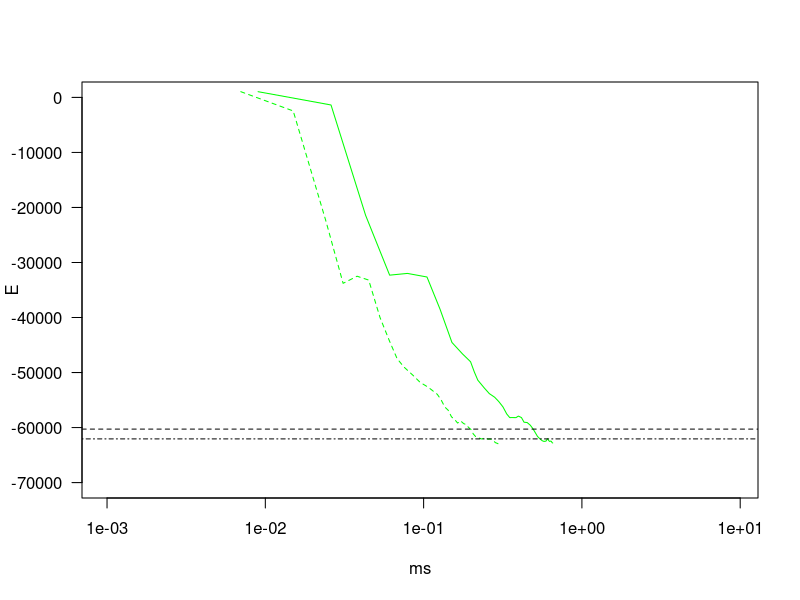
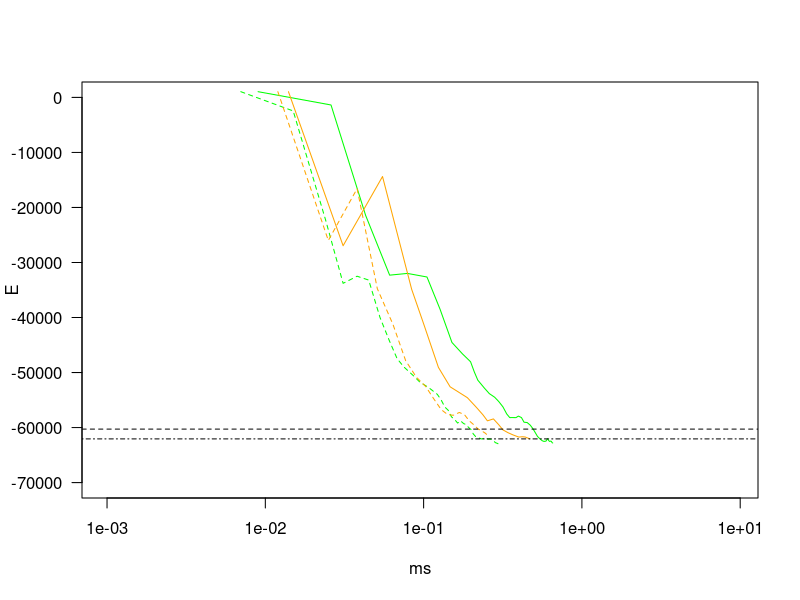
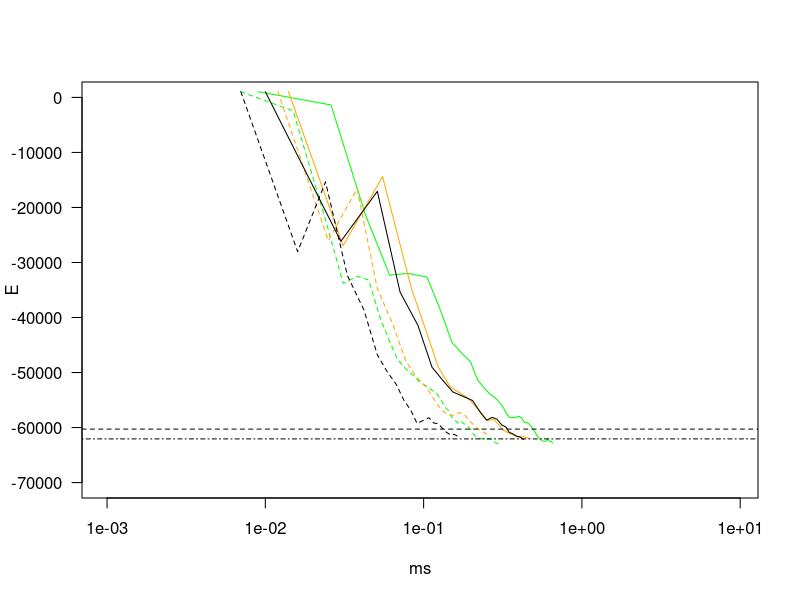

The R source for these figures, in order:
library(ggplot2)

opt <- read.csv("./m1_stats.csv", header=FALSE, sep=" ")
max_ = 0.0
which_max = -1
min_ = 10000.0
which_min = -1
opt[2] = opt[2]*1000

for (i in c(1:100)) {
	if (opt[i*40,2] > max_) {
		max_ = opt[i*40,2]
		which_max = i
	}
	if (opt[i*40,2] < min_) {
		min_ = opt[i*40,2]
		which_min = i
	}
}

max_line_m1 = opt[(which_max*40-39):(which_max*40),2:3]
min_line_m1 = opt[(which_min*40-39):(which_min*40),2:3]

opt <- read.csv("./m2_stats.csv", header=FALSE, sep=" ")
max_ = 0.0
which_max = -1
min_ = 10000.0
which_min = -1
opt[2] = opt[2]*1000

for (i in c(1:100)) {
	if (opt[i*20,2] > max_) {
		max_ = opt[i*20,2]
		which_max = i
	}
	if (opt[i*20,2] < min_) {
		min_ = opt[i*20,2]
		which_min = i
	}
}

max_line_m2 = opt[(which_max*20-19):(which_max*20),2:3]
min_line_m2 = opt[(which_min*20-19):(which_min*20),2:3]

opt <- read.csv("./opt_stats.csv", header=FALSE, sep=" ")
max_ = 0.0
which_max = -1
min_ = 10000.0
which_min = -1
opt[2] = opt[2]*1000

for (i in c(1:100)) {
	if (opt[i*20,2] > max_) {
		max_ = opt[i*20,2]
		which_max = i
	}
	if (opt[i*20,2] < min_) {
		min_ = opt[i*20,2]
		which_min = i
	}
}

max_line_opt = opt[(which_max*20-19):(which_max*20),2:3]
min_line_opt = opt[(which_min*20-19):(which_min*20),2:3]

plot(max_line_m1, type="l", col="green", xlab="ms", ylab="E", xlim=range(1e-3:10), ylim=range(-70000:0), las=1, log="x")
lines(min_line_m1, lty=2, col="green")
abline(h=-60278, col="black", lty=2)
abline(h=-62059, col="black", lty=4)

plot(max_line_m1, type="l", col="green", xlab="ms", ylab="E", xlim=range(1e-3:10), ylim=range(-70000:0), las=1, log="x")
lines(min_line_m1, lty=2, col="green")
lines(max_line_m2, col="orange")
lines(min_line_m2, lty=2, col="orange")
abline(h=-60278, col="black", lty=2)
abline(h=-62059, col="black", lty=4)

plot(max_line_m1, type="l", col="green", xlab="ms", ylab="E", xlim=range(1e-3:10), ylim=range(-70000:0), las=1, log="x")
lines(min_line_m1, lty=2, col="green")
lines(max_line_m2, col="orange")
lines(min_line_m2, lty=2, col="orange")
lines(max_line_opt, col="black")
lines(min_line_opt, lty=2, col="black")
abline(h=-60278, col="black", lty=2)
abline(h=-62059, col="black", lty=4)

### HNN
best_m1 = 10000.0
worst_m1 = 0.0
avg_m1 = 0.0
count = 0.0
opt <- read.csv("./m1_stats.csv", header=FALSE, sep=" ")
for (i in c(0:99)) {
	for (j in c(1:40)) {
		if (opt[i*40+j,3] < -62059) {
			if (opt[i*40+j,2] < best_m1) {
				best_m1 = opt[i*40+j,2]
			}
			if (opt[i*40+j,2] > worst_m1) {
				worst_m1 = opt[i*40+j,2]
			}
			avg_m1 = avg_m1 + opt[i*40+j,2]
			count = count + 1
			break
		}

	}
}
avg_m1 = avg_m1/count

best_m2 = 10000.0
worst_m2 = 0.0
avg_m2 = 0.0
count = 0.0
opt <- read.csv("./m2_stats.csv", header=FALSE, sep=" ")
for (i in c(0:99)) {
	for (j in c(1:20)) {
		if (opt[i*20+j,3] < -62059) {
			if (opt[i*20+j,2] < best_m2) {
				best_m2 = opt[i*20+j,2]
			}
			if (opt[i*20+j,2] > worst_m2) {
				worst_m2 = opt[i*20+j,2]
			}
			avg_m2 = avg_m2 + opt[i*20+j,2]
			count = count + 1
			break
		}

	}
}
avg_m2 = avg_m2/count

best_opt = 10000.0
worst_opt = 0.0
avg_opt = 0.0
count = 0.0
opt <- read.csv("./opt_stats.csv", header=FALSE, sep=" ")
for (i in c(0:99)) {
	for (j in c(1:20)) {
		if (opt[i*20+j,3] < -62059) {
			if (opt[i*20+j,2] < best_opt) {
				best_opt = opt[i*20+j,2]
			}
			if (opt[i*20+j,2] > worst_opt) {
				worst_opt = opt[i*20+j,2]
			}
			avg_opt = avg_opt + opt[i*20+j,2]
			count = count + 1
			break
		}

	}
}
avg_opt = avg_opt/count

"HNN"
"m1"
c(best_m1, avg_m1, worst_m1)*1000
"m2"
c(best_m2, avg_m2, worst_m2)*1000
"opt"
c(best_opt, avg_opt, worst_opt)*1000

### GW-SDP
best_m1 = 10000.0
worst_m1 = 0.0
avg_m1 = 0.0
count = 0.0
opt <- read.csv("./m1_stats.csv", header=FALSE, sep=" ")
for (i in c(0:99)) {
	for (j in c(1:40)) {
		if (opt[i*40+j,3] < -60278) {
			if (opt[i*40+j,2] < best_m1) {
				best_m1 = opt[i*40+j,2]
			}
			if (opt[i*40+j,2] > worst_m1) {
				worst_m1 = opt[i*40+j,2]
			}
			avg_m1 = avg_m1 + opt[i*40+j,2]
			count = count + 1
			break
		}

	}
}
avg_m1 = avg_m1/count

best_m2 = 10000.0
worst_m2 = 0.0
avg_m2 = 0.0
count = 0.0
opt <- read.csv("./m2_stats.csv", header=FALSE, sep=" ")
for (i in c(0:99)) {
	for (j in c(1:20)) {
		if (opt[i*20+j,3] < -60278) {
			if (opt[i*20+j,2] < best_m2) {
				best_m2 = opt[i*20+j,2]
			}
			if (opt[i*20+j,2] > worst_m2) {
				worst_m2 = opt[i*20+j,2]
			}
			avg_m2 = avg_m2 + opt[i*20+j,2]
			count = count + 1
			break
		}

	}
}
avg_m2 = avg_m2/count

best_opt = 10000.0
worst_opt = 0.0
avg_opt = 0.0
count = 0.0
opt <- read.csv("./opt_stats.csv", header=FALSE, sep=" ")
for (i in c(0:99)) {
	for (j in c(1:20)) {
		if (opt[i*20+j,3] < -60278) {
			if (opt[i*20+j,2] < best_opt) {
				best_opt = opt[i*20+j,2]
			}
			if (opt[i*20+j,2] > worst_opt) {
				worst_opt = opt[i*20+j,2]
			}
			avg_opt = avg_opt + opt[i*20+j,2]
			count = count + 1
			break
		}

	}
}
avg_opt = avg_opt/count

"GW-SDP"
"m1"
c(best_m1, avg_m1, worst_m1)*1000
"m2"
c(best_m2, avg_m2, worst_m2)*1000
"opt"
c(best_opt, avg_opt, worst_opt)*1000